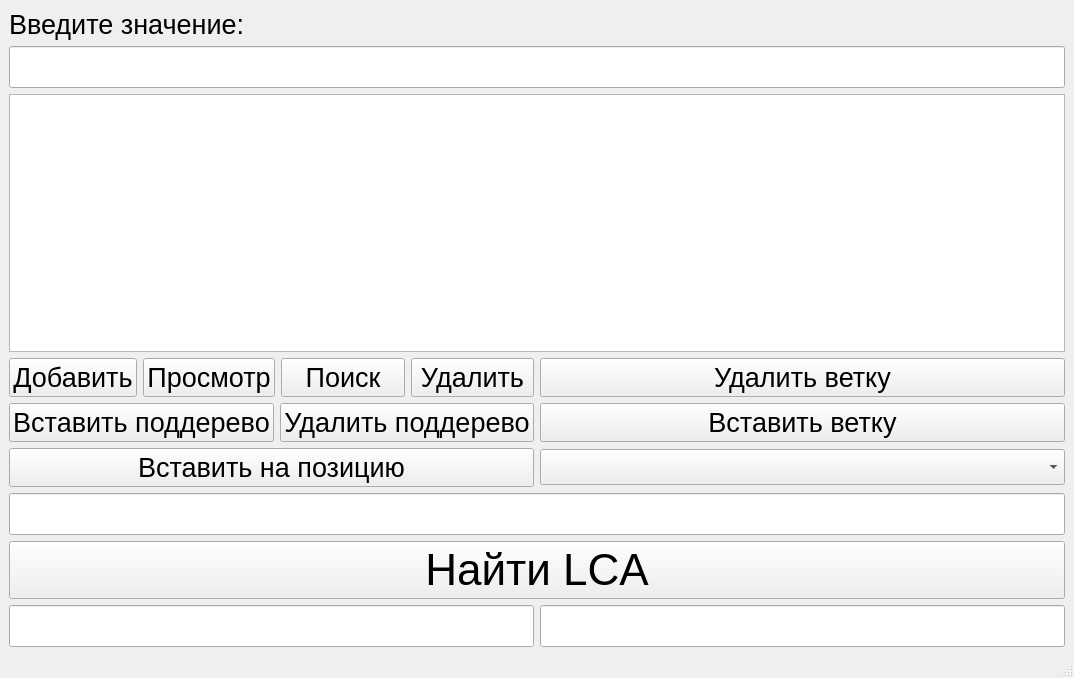
<?xml version="1.0" encoding="UTF-8"?>
<ui version="4.0">
 <class>MainWindow</class>
 <widget class="QMainWindow" name="MainWindow">
  <property name="geometry">
   <rect>
    <x>0</x>
    <y>0</y>
    <width>1074</width>
    <height>678</height>
   </rect>
  </property>
  <property name="windowTitle">
   <string>MainWindow</string>
  </property>
  <widget class="QWidget" name="centralwidget">
   <layout class="QGridLayout" name="gridLayout">
    <item row="0" column="0">
     <layout class="QVBoxLayout" name="verticalLayout_6">
      <item>
       <layout class="QVBoxLayout" name="verticalLayout">
        <item>
         <widget class="QLabel" name="label">
          <property name="font">
           <font>
            <pointsize>20</pointsize>
           </font>
          </property>
          <property name="text">
           <string>Введите значение:</string>
          </property>
         </widget>
        </item>
        <item>
         <widget class="QLineEdit" name="inputLineEdit">
          <property name="font">
           <font>
            <pointsize>22</pointsize>
           </font>
          </property>
          <property name="placeholderText">
           <string/>
          </property>
         </widget>
        </item>
        <item>
         <widget class="QTextEdit" name="outputTextEdit">
          <property name="font">
           <font>
            <pointsize>20</pointsize>
           </font>
          </property>
         </widget>
        </item>
       </layout>
      </item>
      <item>
       <layout class="QVBoxLayout" name="verticalLayout_5">
        <item>
         <layout class="QHBoxLayout" name="horizontalLayout_5">
          <item>
           <layout class="QVBoxLayout" name="verticalLayout_4">
            <item>
             <layout class="QHBoxLayout" name="horizontalLayout_2">
              <item>
               <widget class="QPushButton" name="addButton">
                <property name="font">
                 <font>
                  <pointsize>20</pointsize>
                 </font>
                </property>
                <property name="text">
                 <string>Добавить</string>
                </property>
               </widget>
              </item>
              <item>
               <widget class="QPushButton" name="traverseButton">
                <property name="font">
                 <font>
                  <pointsize>20</pointsize>
                 </font>
                </property>
                <property name="text">
                 <string>Просмотр</string>
                </property>
               </widget>
              </item>
              <item>
               <widget class="QPushButton" name="findButton">
                <property name="font">
                 <font>
                  <pointsize>20</pointsize>
                 </font>
                </property>
                <property name="text">
                 <string>Поиск</string>
                </property>
               </widget>
              </item>
              <item>
               <widget class="QPushButton" name="removeButton">
                <property name="font">
                 <font>
                  <pointsize>20</pointsize>
                 </font>
                </property>
                <property name="text">
                 <string>Удалить</string>
                </property>
               </widget>
              </item>
             </layout>
            </item>
            <item>
             <layout class="QHBoxLayout" name="horizontalLayout">
              <item>
               <widget class="QPushButton" name="InsertSubtreeButton">
                <property name="font">
                 <font>
                  <pointsize>20</pointsize>
                 </font>
                </property>
                <property name="text">
                 <string>Вставить поддерево</string>
                </property>
               </widget>
              </item>
              <item>
               <widget class="QPushButton" name="RemoveSubtreeButton">
                <property name="font">
                 <font>
                  <pointsize>20</pointsize>
                 </font>
                </property>
                <property name="text">
                 <string>Удалить поддерево</string>
                </property>
               </widget>
              </item>
             </layout>
            </item>
           </layout>
          </item>
          <item>
           <layout class="QVBoxLayout" name="verticalLayout_2">
            <item>
             <widget class="QPushButton" name="RemoveBranchButton">
              <property name="font">
               <font>
                <pointsize>20</pointsize>
               </font>
              </property>
              <property name="text">
               <string>Удалить ветку</string>
              </property>
             </widget>
            </item>
            <item>
             <widget class="QPushButton" name="InsertBranchButton">
              <property name="font">
               <font>
                <pointsize>20</pointsize>
               </font>
              </property>
              <property name="text">
               <string>Вставить ветку</string>
              </property>
             </widget>
            </item>
           </layout>
          </item>
         </layout>
        </item>
        <item>
         <layout class="QHBoxLayout" name="horizontalLayout_4">
          <item>
           <widget class="QPushButton" name="InsertAtPositionButton">
            <property name="font">
             <font>
              <pointsize>20</pointsize>
             </font>
            </property>
            <property name="text">
             <string>Вставить на позицию</string>
            </property>
           </widget>
          </item>
          <item>
           <widget class="QComboBox" name="positionComboBox">
            <property name="font">
             <font>
              <pointsize>18</pointsize>
             </font>
            </property>
           </widget>
          </item>
         </layout>
        </item>
        <item>
         <layout class="QVBoxLayout" name="verticalLayout_3">
          <item>
           <widget class="QLineEdit" name="parentLineEdit">
            <property name="font">
             <font>
              <pointsize>22</pointsize>
             </font>
            </property>
            <property name="placeholderText">
             <string/>
            </property>
           </widget>
          </item>
          <item>
           <widget class="QPushButton" name="FindLCAButton">
            <property name="font">
             <font>
              <pointsize>33</pointsize>
             </font>
            </property>
            <property name="text">
             <string>Найти LCA</string>
            </property>
           </widget>
          </item>
          <item>
           <layout class="QHBoxLayout" name="horizontalLayout_3">
            <item>
             <widget class="QLineEdit" name="value1LineEdit">
              <property name="font">
               <font>
                <pointsize>22</pointsize>
               </font>
              </property>
             </widget>
            </item>
            <item>
             <widget class="QLineEdit" name="value2LineEdit">
              <property name="font">
               <font>
                <pointsize>22</pointsize>
               </font>
              </property>
             </widget>
            </item>
           </layout>
          </item>
         </layout>
        </item>
       </layout>
      </item>
     </layout>
    </item>
   </layout>
  </widget>
  <widget class="QMenuBar" name="menubar">
   <property name="geometry">
    <rect>
     <x>0</x>
     <y>0</y>
     <width>1074</width>
     <height>22</height>
    </rect>
   </property>
  </widget>
  <widget class="QStatusBar" name="statusbar"/>
 </widget>
 <resources/>
 <connections/>
</ui>
